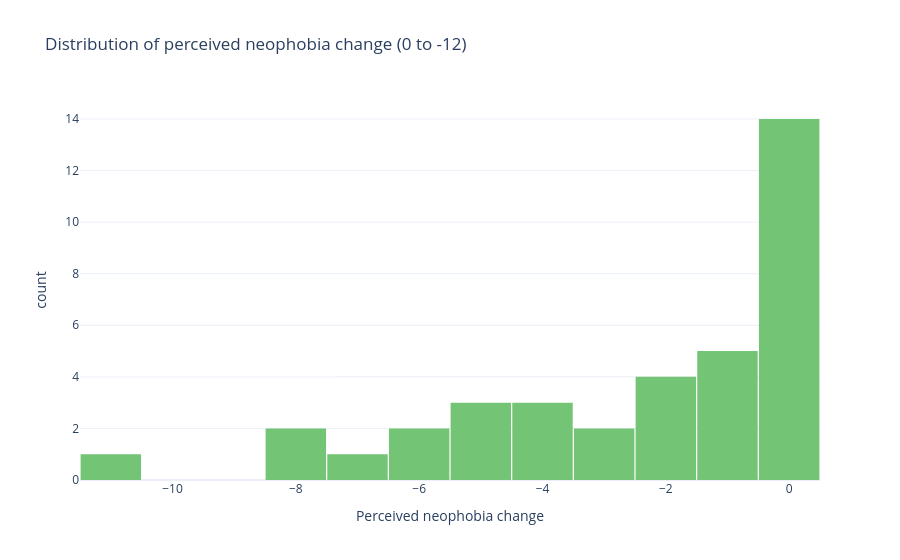

This figure's notebook cell:
### Markdown cell above
## Perceived reduction in neophobia (H2 outcome)
The theoretical range is **0 (no change) to -12 (stronger perceived reduction)**.

### Code cell
df_h2_plot = df.dropna(subset=["perceived_neophobia_change"]).copy()
print("Non-missing perceived change N =", len(df_h2_plot))

fig_p = px.histogram(df_h2_plot, x="perceived_neophobia_change", nbins=20, title="Distribution of perceived neophobia change (0 to -12)", labels={"perceived_neophobia_change": "Perceived neophobia change"}, color_discrete_sequence=[px.colors.sequential.Greens[4]])
fig_p.update_layout(bargap=0.02, showlegend=False)
fig_p.show()

# Save
fig_p.write_html(images_path / "perceived_change_hist.html")
fig_p.write_image(images_path / "perceived_change_hist.png", width=800, height=500, scale=3)
print("Saved perceived_change_hist.html and .png")

### Figure 1 — Plotly figure (JSON) as saved in the notebook; plotly's stock layout.template omitted (floating-point values rounded to 4 significant figures)
{"data": [{"bingroup": "x", "hovertemplate": "Perceived neophobia change=%{x}<br>count=%{y}<extra></extra>", "legendgroup": "", "marker": {"color": "rgb(116,196,118)", "pattern": {"shape": ""}}, "name": "", "nbinsx": 20, "orientation": "v", "showlegend": false, "type": "histogram", "x": [-5.0, -6.0, -8.0, -6.0, 0.0, -1.0, -7.0, -2.0, 0.0, -2.0, -4.0, 0.0, -3.0, -5.0, -2.0, 0.0, 0.0, -1.0, -2.0, 0.0, 0.0, 0.0, -4.0, -1.0, 0.0, 0.0, 0.0, -1.0, -5.0, -4.0, -3.0, -1.0, 0.0, 0.0, -8.0, 0.0, -11.0], "xaxis": "x", "yaxis": "y"}], "layout": {"bargap": 0.02, "barmode": "relative", "legend": {"tracegroupgap": 0}, "showlegend": false, "title": {"text": "Distribution of perceived neophobia change (0 to -12)"}, "xaxis": {"anchor": "y", "domain": [0, 1], "title": {"text": "Perceived neophobia change"}}, "yaxis": {"anchor": "x", "domain": [0, 1], "title": {"text": "count"}}}}
